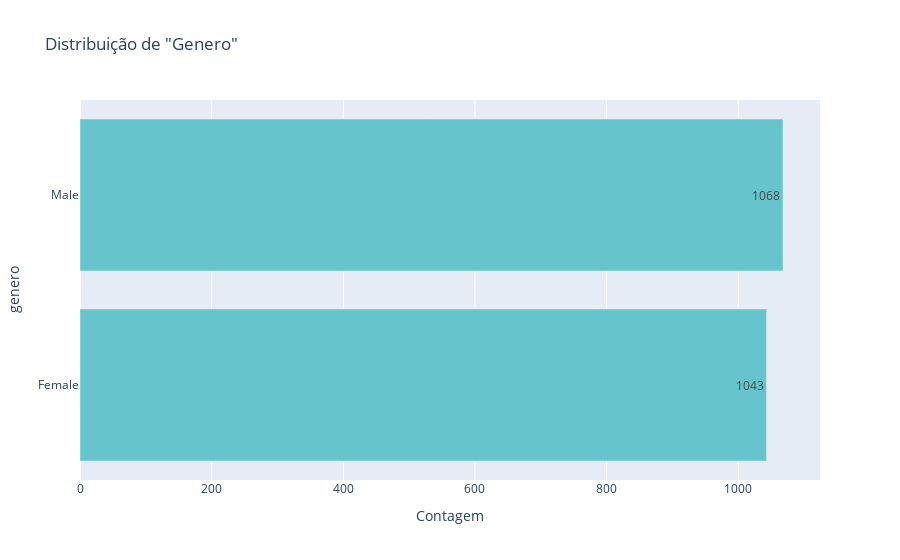
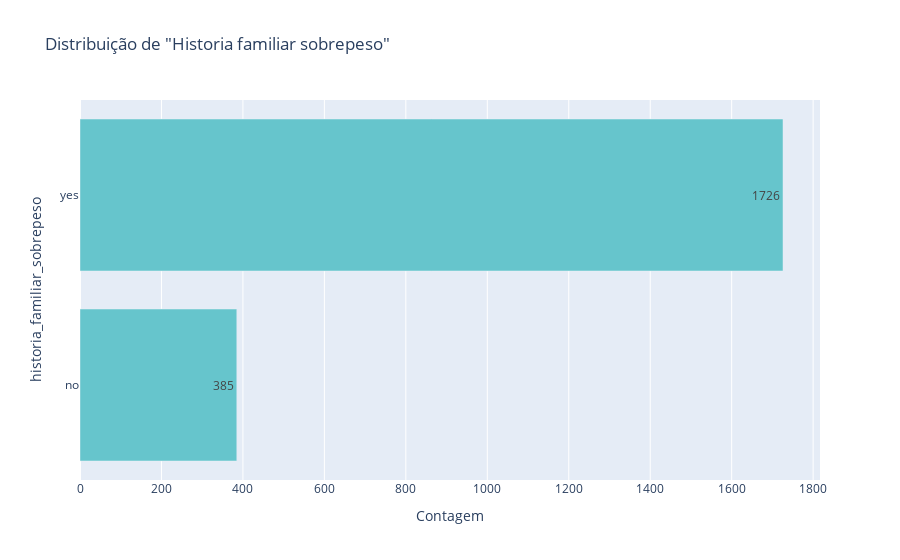
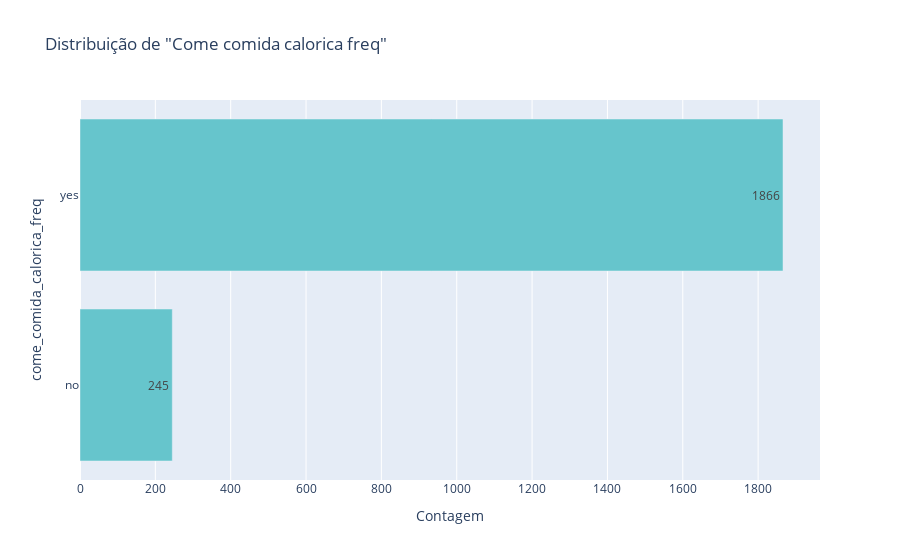
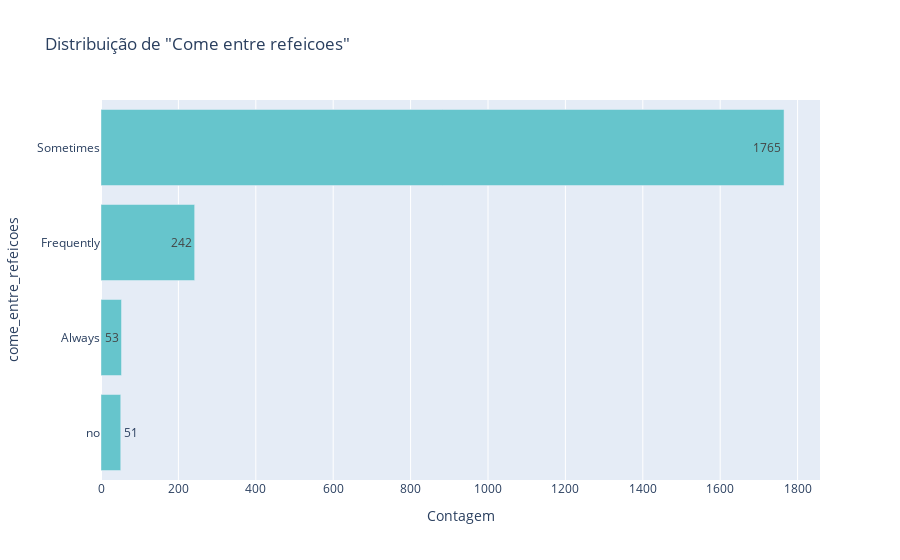

Here is the notebook cell these charts were saved with, in order:
### Code cell
# CÉLULA 6: ANÁLISE DAS VARIÁVEIS CATEGÓRICAS
colunas_categoricas = df_pt.select_dtypes(include='object').drop(columns='nivel_obesidade').columns

for col in colunas_categoricas:
    fig = px.bar(
        df_pt[col].value_counts().sort_values(ascending=True),
        orientation='h',
        title=f'Distribuição de "{col.replace("_", " ").capitalize()}"',
        labels={'value': 'Contagem', 'index': col.replace("_", " ").capitalize()},
        text='value',
        color_discrete_sequence=px.colors.qualitative.Pastel
    )
    fig.update_layout(showlegend=False, yaxis={'categoryorder':'total ascending'})
    fig.show()

### Figure 1 — Plotly figure (JSON) as saved in the notebook; plotly's stock layout.template omitted (floating-point values rounded to 4 significant figures)
{"data": [{"hovertemplate": "variable=count<br>Contagem=%{text}<br>genero=%{y}<extra></extra>", "legendgroup": "count", "marker": {"color": "rgb(102, 197, 204)", "pattern": {"shape": ""}}, "name": "count", "orientation": "h", "showlegend": true, "text": [1043.0, 1068.0], "textposition": "auto", "type": "bar", "x": [1043, 1068], "xaxis": "x", "y": ["Female", "Male"], "yaxis": "y"}], "layout": {"barmode": "relative", "legend": {"title": {"text": "variable"}, "tracegroupgap": 0}, "showlegend": false, "title": {"text": "Distribuição de \"Genero\""}, "xaxis": {"anchor": "y", "domain": [0, 1], "title": {"text": "Contagem"}}, "yaxis": {"anchor": "x", "categoryorder": "total ascending", "domain": [0, 1], "title": {"text": "genero"}}}}

### Figure 2 — Plotly figure (JSON) as saved in the notebook; plotly's stock layout.template omitted (floating-point values rounded to 4 significant figures)
{"data": [{"hovertemplate": "variable=count<br>Contagem=%{text}<br>historia_familiar_sobrepeso=%{y}<extra></extra>", "legendgroup": "count", "marker": {"color": "rgb(102, 197, 204)", "pattern": {"shape": ""}}, "name": "count", "orientation": "h", "showlegend": true, "text": [385.0, 1726.0], "textposition": "auto", "type": "bar", "x": [385, 1726], "xaxis": "x", "y": ["no", "yes"], "yaxis": "y"}], "layout": {"barmode": "relative", "legend": {"title": {"text": "variable"}, "tracegroupgap": 0}, "showlegend": false, "title": {"text": "Distribuição de \"Historia familiar sobrepeso\""}, "xaxis": {"anchor": "y", "domain": [0, 1], "title": {"text": "Contagem"}}, "yaxis": {"anchor": "x", "categoryorder": "total ascending", "domain": [0, 1], "title": {"text": "historia_familiar_sobrepeso"}}}}

### Figure 3 — Plotly figure (JSON) as saved in the notebook; plotly's stock layout.template omitted (floating-point values rounded to 4 significant figures)
{"data": [{"hovertemplate": "variable=count<br>Contagem=%{text}<br>come_comida_calorica_freq=%{y}<extra></extra>", "legendgroup": "count", "marker": {"color": "rgb(102, 197, 204)", "pattern": {"shape": ""}}, "name": "count", "orientation": "h", "showlegend": true, "text": [245.0, 1866.0], "textposition": "auto", "type": "bar", "x": [245, 1866], "xaxis": "x", "y": ["no", "yes"], "yaxis": "y"}], "layout": {"barmode": "relative", "legend": {"title": {"text": "variable"}, "tracegroupgap": 0}, "showlegend": false, "title": {"text": "Distribuição de \"Come comida calorica freq\""}, "xaxis": {"anchor": "y", "domain": [0, 1], "title": {"text": "Contagem"}}, "yaxis": {"anchor": "x", "categoryorder": "total ascending", "domain": [0, 1], "title": {"text": "come_comida_calorica_freq"}}}}

### Figure 4 — Plotly figure (JSON) as saved in the notebook; plotly's stock layout.template omitted (floating-point values rounded to 4 significant figures)
{"data": [{"hovertemplate": "variable=count<br>Contagem=%{text}<br>come_entre_refeicoes=%{y}<extra></extra>", "legendgroup": "count", "marker": {"color": "rgb(102, 197, 204)", "pattern": {"shape": ""}}, "name": "count", "orientation": "h", "showlegend": true, "text": [51.0, 53.0, 242.0, 1765.0], "textposition": "auto", "type": "bar", "x": [51, 53, 242, 1765], "xaxis": "x", "y": ["no", "Always", "Frequently", "Sometimes"], "yaxis": "y"}], "layout": {"barmode": "relative", "legend": {"title": {"text": "variable"}, "tracegroupgap": 0}, "showlegend": false, "title": {"text": "Distribuição de \"Come entre refeicoes\""}, "xaxis": {"anchor": "y", "domain": [0, 1], "title": {"text": "Contagem"}}, "yaxis": {"anchor": "x", "categoryorder": "total ascending", "domain": [0, 1], "title": {"text": "come_entre_refeicoes"}}}}
